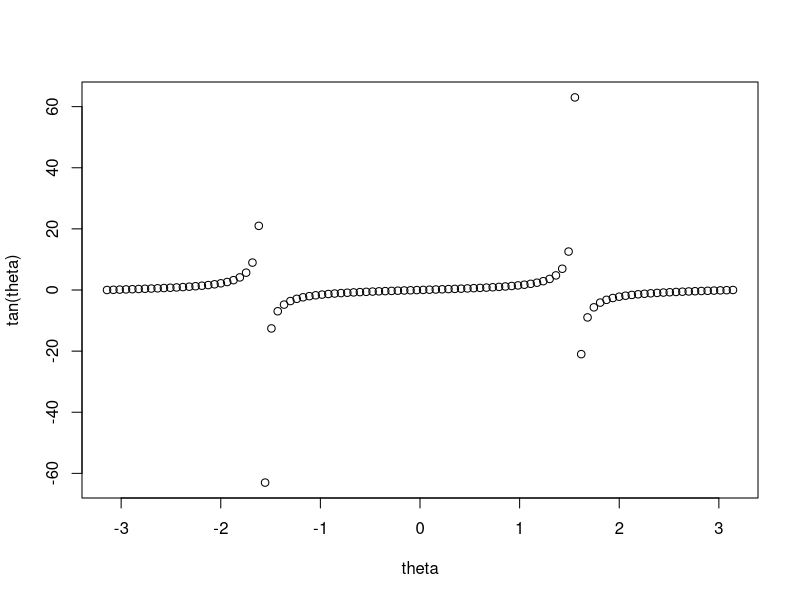
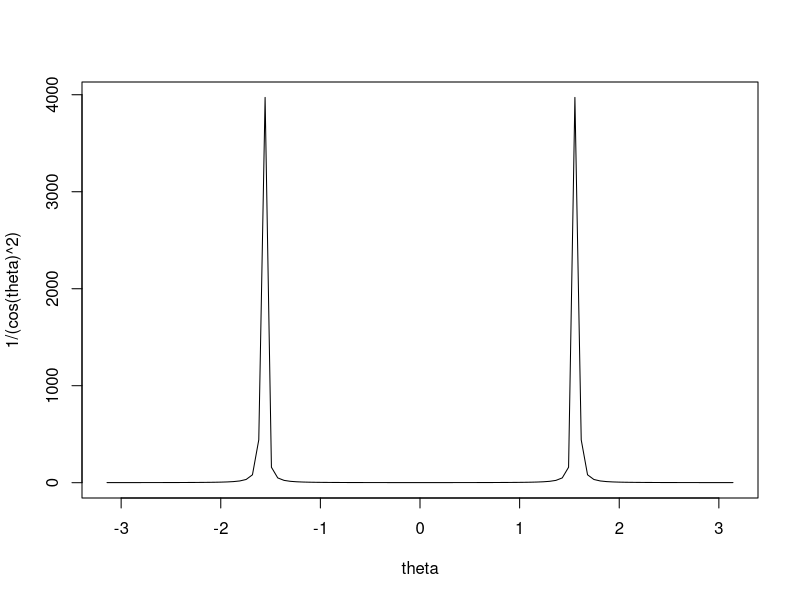

Source code (R) for these figures, in order:
### Blabla misc
theta = seq(from = -pi, to = pi, length.out = 100)
plot(theta, tan(theta), type = "p")
plot(theta, 1/(cos(theta)^2), type = "l")
# https://fr.wikipedia.org/wiki/Harmonique_sphérique
